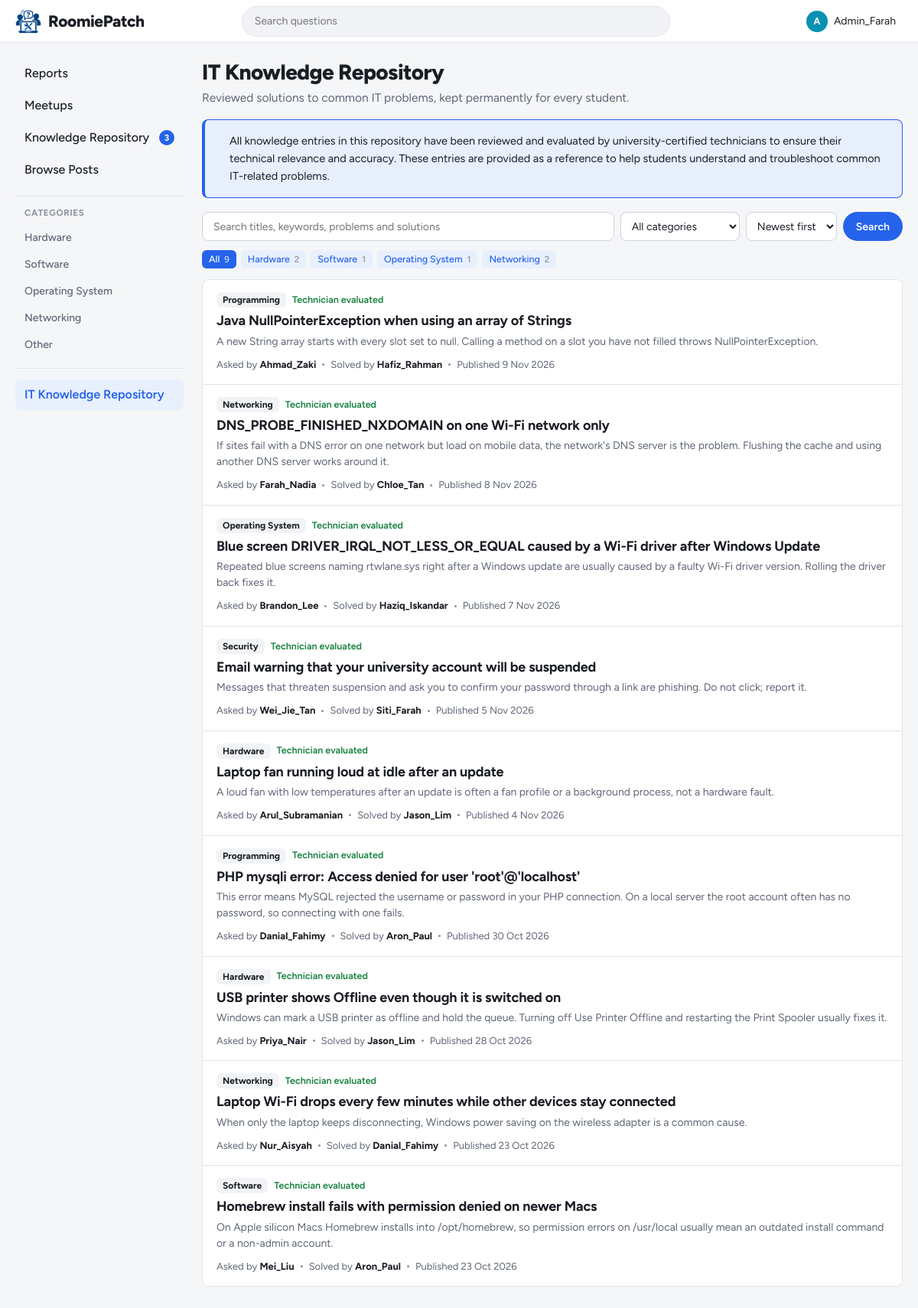
The page /student/repository.php (signed in) on the database as committed earlier.
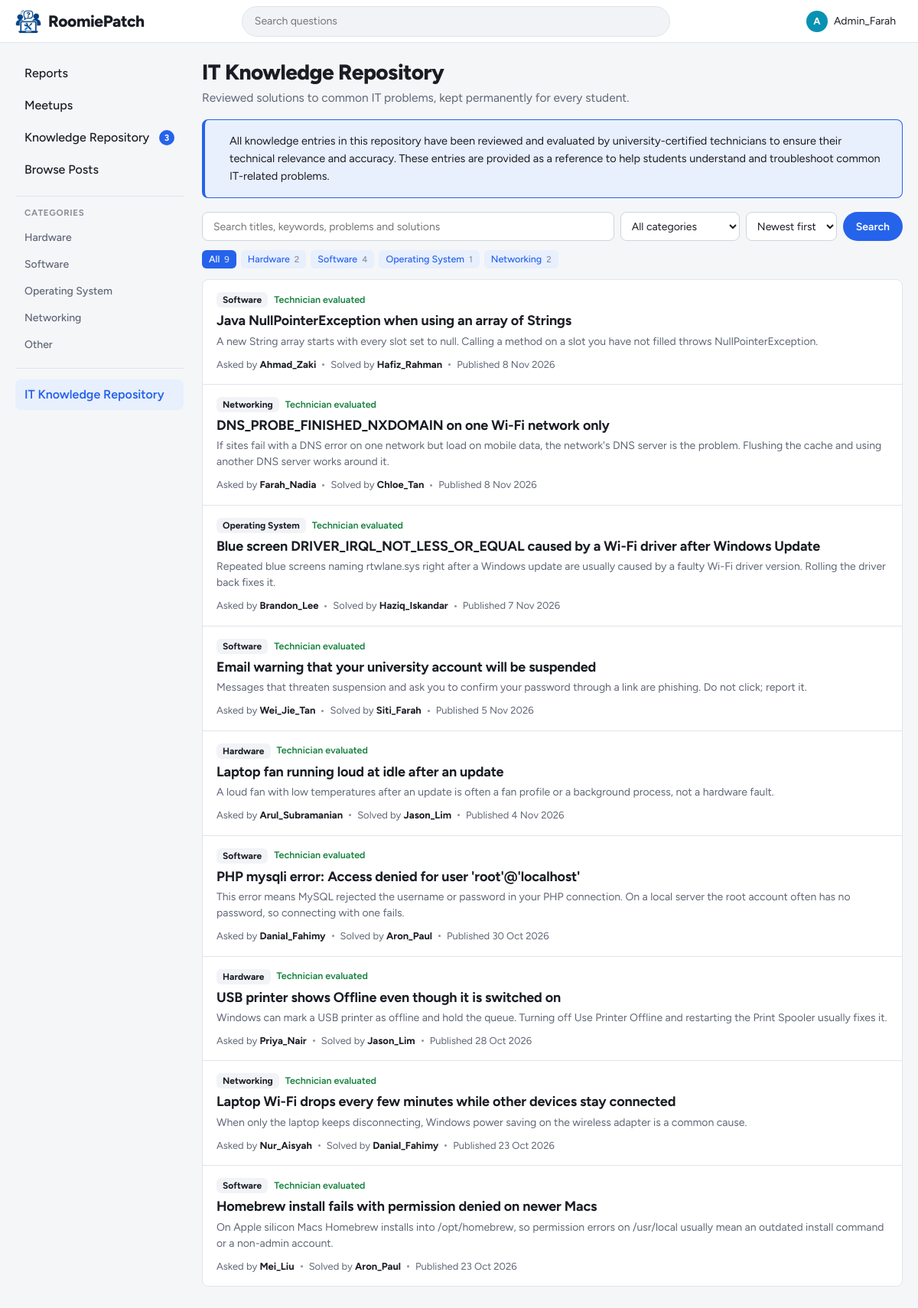
The same page on the database as committed later.
### tables this page shows
CREATE TABLE repository_entries (
    entry_id          INT AUTO_INCREMENT PRIMARY KEY,
    post_id           INT NULL,
    accepted_reply_id INT NULL,
    category          ENUM('Hardware', 'Software', 'Operating System', 'Networking') NOT NULL,   
    title             VARCHAR(150) NOT NULL,
    summary           VARCHAR(300) NOT NULL,
    problem           TEXT NOT NULL,
    solution          TEXT NOT NULL,
    keywords          VARCHAR(255) NULL,
    contributor_id    INT NULL,                   
    solver_id         INT NULL,                   
    submitted_by      INT NULL,
    submitted_at      DATETIME NOT NULL DEFAULT CURRENT_TIMESTAMP,
    status            ENUM('Pending', 'Approved', 'Rejected') NOT NULL DEFAULT 'Pending',
    reviewed_by       INT NULL,                   
    reviewed_at       DATETIME NULL,
    review_notes      TEXT NULL,
    rejection_reason  TEXT NULL,
    is_published      TINYINT(1) NOT NULL DEFAULT 0,
    published_at      DATETIME NULL,
    unpublished_at    DATETIME NULL,
    UNIQUE KEY uq_repository_post (post_id),
    KEY idx_repository_status (status, is_published),
    KEY idx_repository_category (category),
    KEY idx_repository_published (published_at),
    FOREIGN KEY (post_id) REFERENCES posts(post_id) ON DELETE SET NULL,
    FOREIGN KEY (accepted_reply_id) REFERENCES replies(reply_id) ON DELETE SET NULL,
    FOREIGN KEY (contributor_id) REFERENCES users(user_id) ON DELETE SET NULL,
    FOREIGN KEY (solver_id) REFERENCES users(user_id) ON DELETE SET NULL,
    FOREIGN KEY (submitted_by) REFERENCES users(user_id) ON DELETE SET NULL,
    FOREIGN KEY (reviewed_by) REFERENCES users(user_id) ON DELETE SET NULL
);

CREATE TABLE users (
    user_id   INT AUTO_INCREMENT PRIMARY KEY,
    username  VARCHAR(50)  NOT NULL UNIQUE,
    login_id  VARCHAR(20)  NOT NULL UNIQUE,       
    password  VARCHAR(255) NOT NULL,              
    role      ENUM('student', 'admin') NOT NULL DEFAULT 'student',
     
     
    reputation INT NOT NULL DEFAULT 0,
     
     
    is_certified_technician TINYINT(1) NOT NULL DEFAULT 0,
    bio       TEXT NULL
);

### includes/functions.php (called while the page is built, shortened)
<?php
function e($text)
{
    return htmlspecialchars((string) $text, ENT_QUOTES, 'UTF-8');
}
function get_text($name, $max = 100)
{
    $value = $_GET[$name] ?? '';
    return mb_substr(trim($value), 0, $max);
}

### student/repository.php (the view, shortened to what the changed rows need)
<?php
include '../includes/header.php';
$q = get_text('q', 100);
$category = in_array(get_text('category'), REPO_CATEGORIES, true) ? get_text('category') : '';
$sorts = [
    'newest' => ['Newest first', 'e.published_at DESC, e.entry_id DESC'],
    'oldest' => ['Oldest first', 'e.published_at ASC, e.entry_id ASC'],
    'az'     => ['A to Z', 'e.title ASC'],
    'za'     => ['Z to A', 'e.title DESC'],
];
$sort = array_key_exists(get_text('sort'), $sorts) ? get_text('sort') : 'newest';
$where = [REPO_PUBLIC_SQL];
$stmt = $conn->prepare('SELECT e.category, COUNT(*) AS n FROM repository_entries e WHERE ' . implode(' AND ', $where) . ' GROUP BY e.category');
$stmt->execute();
$cat_counts = array_fill_keys(REPO_CATEGORIES, 0);
foreach ($stmt->get_result() as $row) { $cat_counts[$row['category']] = (int) $row['n']; }
$all_count = array_sum($cat_counts);
$stmt = $conn->prepare('
    SELECT e.entry_id, e.title, e.category, e.summary, e.keywords, e.published_at,
           c.username AS contributor, s.username AS solver
    FROM repository_entries e
    LEFT JOIN users c ON c.user_id = e.contributor_id
    LEFT JOIN users s ON s.user_id = e.solver_id
    WHERE ' . implode(' AND ', $where) . '
    ORDER BY ' . $sorts[$sort][1]);
$stmt->execute();
$entries = $stmt->get_result()->fetch_all(MYSQLI_ASSOC);
function repo_url($changes)
{
    global $q, $category, $sort;
    $query = array_filter(array_merge(['q' => $q, 'category' => $category, 'sort' => $sort === 'newest' ? '' : $sort], $changes), 'strlen');
    return BASE_URL . 'student/repository.php' . ($query ? '?' . http_build_query($query) : '');
}
?>
<main class="content">
    <div class="page-head">
        <h1>IT Knowledge Repository</h1>
    </div>
    <nav class="repo-cats" aria-label="Repository categories">
        <a class="chip<?= $category === '' ? ' chip-active' : '' ?>" href="<?= e(repo_url(['category' => ''])) ?>">All<span class="chip-count"><?= $all_count ?></span></a>
        <?php foreach (REPO_CATEGORIES as $cat): ?>
            <a class="chip<?= $cat === $category ? ' chip-active' : '' ?>" href="<?= e(repo_url(['category' => $cat])) ?>"><?= e($cat) ?><span class="chip-count"><?= $cat_counts[$cat] ?></span></a>
        <?php endforeach; ?>
    </nav>
    <?php if (!$entries): ?>
        <div class="feed">
            <div class="empty-state">
                <?php if ($q !== '' || $category !== ''): ?>
                    <strong>No entries match your search</strong>
                    Try other keywords, a different category, or <a href="<?= e(repo_url(['q' => '', 'category' => ''])) ?>">clear the filters</a>.
                <?php else: ?>
                    <strong>No entries yet</strong>
                    Approved solutions will appear here after technician evaluation.
                <?php endif; ?>
            </div>
        </div>
    <?php else: ?>
        <div class="feed">
            <?php foreach ($entries as $en): ?>
                <article class="repo-card">
                    <div class="post-meta">
                        <span class="type-badge"><?= e($en['category']) ?></span>
                        <span class="repo-verified"><?= icon('shield-check', 14) ?>Technician evaluated</span>
                    </div>
                    <h3 class="post-title"><a href="<?= BASE_URL ?>student/repository_entry.php?id=<?= (int) $en['entry_id'] ?>"><?= e($en['title']) ?></a></h3>
                    <p class="post-excerpt"><?= e($en['summary']) ?></p>
                    <div class="repo-card-foot">
                        <span>Asked by <strong><?= e($en['contributor'] ?? 'former student') ?></strong></span>
                        <?php if ($en['solver']): ?><span class="dot" aria-hidden="true"></span><span>Solved by <strong><?= e($en['solver']) ?></strong></span><?php endif; ?>
                        <span class="dot" aria-hidden="true"></span>
                        <time datetime="<?= e($en['published_at']) ?>">Published <?= e(date('j M Y', strtotime($en['published_at']))) ?></time>
                    </div>
                </article>
            <?php endforeach; ?>
        </div>
    <?php endif; ?>
</main>
<?php include '../includes/footer.php'; ?>

Rows that differ between the two databases and show on the page:
changed repository_entries "Java NullPointerException when using an array of Strings": category "Programming" → "Software"; published_at "9 Nov 2026" → "8 Nov 2026"
changed repository_entries "Email warning that your university account will be suspended": category "Security" → "Software"
changed repository_entries "PHP mysqli error: Access denied for user 'root'@'localhost'": category "Programming" → "Software"
Other text that changed with them:
new list line: "Software 4"
list line gone: "Software 1"
